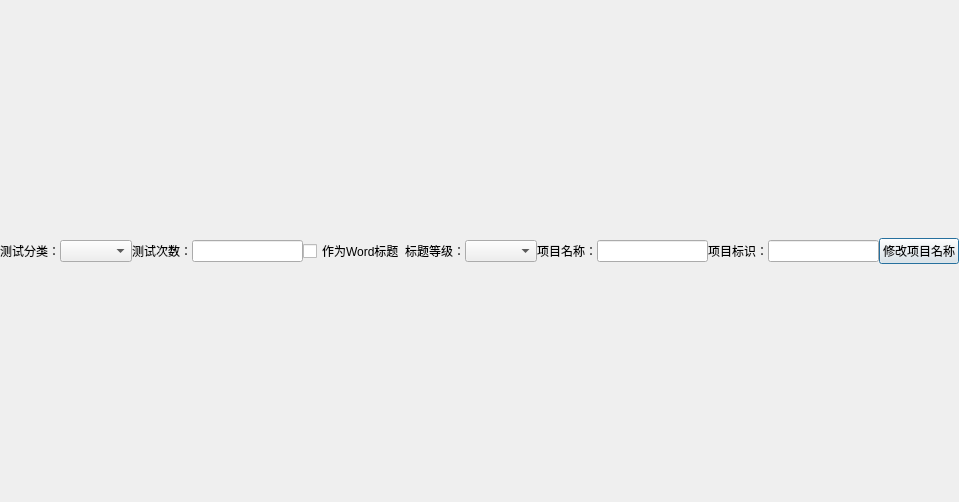
<?xml version="1.0" encoding="UTF-8"?>
<ui version="4.0">
 <class>QSttCommCmdWzd_SelMacroWidget</class>
 <widget class="QDialog" name="QSttCommCmdWzd_SelMacroWidget">
  <property name="geometry">
   <rect>
    <x>0</x>
    <y>0</y>
    <width>959</width>
    <height>502</height>
   </rect>
  </property>
  <property name="windowTitle">
   <string/>
  </property>
  <layout class="QVBoxLayout" name="verticalLayout_2">
   <property name="spacing">
    <number>0</number>
   </property>
   <property name="margin">
    <number>0</number>
   </property>
   <item>
    <layout class="QVBoxLayout" name="verticalLayout">
     <property name="leftMargin">
      <number>0</number>
     </property>
     <property name="bottomMargin">
      <number>0</number>
     </property>
     <item>
      <layout class="QHBoxLayout" name="horizontalLayout" stretch="0">
       <property name="leftMargin">
        <number>0</number>
       </property>
       <property name="rightMargin">
        <number>0</number>
       </property>
       <item>
        <layout class="QVBoxLayout" name="verticalLayout_Step"/>
       </item>
      </layout>
     </item>
     <item>
      <layout class="QHBoxLayout" name="horizontalLayout_3">
       <property name="topMargin">
        <number>2</number>
       </property>
       <property name="bottomMargin">
        <number>2</number>
       </property>
       <item>
        <widget class="QLabel" name="label_TestClass">
         <property name="text">
          <string>测试分类：</string>
         </property>
        </widget>
       </item>
       <item>
        <widget class="QComboBox" name="m_cmbTestClass"/>
       </item>
       <item>
        <widget class="QLabel" name="m_txtTimes">
         <property name="text">
          <string>测试次数：</string>
         </property>
        </widget>
       </item>
       <item>
        <widget class="QLineEdit" name="m_editTimes">
         <property name="inputMask">
          <string/>
         </property>
         <property name="text">
          <string/>
         </property>
        </widget>
       </item>
       <item>
        <widget class="QCheckBox" name="m_chkRptTitle">
         <property name="text">
          <string>作为Word标题</string>
         </property>
        </widget>
       </item>
       <item>
        <widget class="QLabel" name="m_txtTitleLevel">
         <property name="text">
          <string>标题等级：</string>
         </property>
        </widget>
       </item>
       <item>
        <widget class="QComboBox" name="m_cmbTitleLevel"/>
       </item>
       <item>
        <widget class="QLabel" name="label_ItemName">
         <property name="text">
          <string>项目名称：</string>
         </property>
        </widget>
       </item>
       <item>
        <widget class="QLineEdit" name="lineEdit_Name"/>
       </item>
       <item>
        <widget class="QLabel" name="label_ItemID">
         <property name="text">
          <string>项目标识：</string>
         </property>
        </widget>
       </item>
       <item>
        <widget class="QLineEdit" name="lineEdit_ID"/>
       </item>
       <item>
        <widget class="QPushButton" name="m_btnSelItemsName">
         <property name="text">
          <string>修改项目名称</string>
         </property>
        </widget>
       </item>
      </layout>
     </item>
    </layout>
   </item>
  </layout>
 </widget>
 <resources/>
 <connections/>
</ui>
